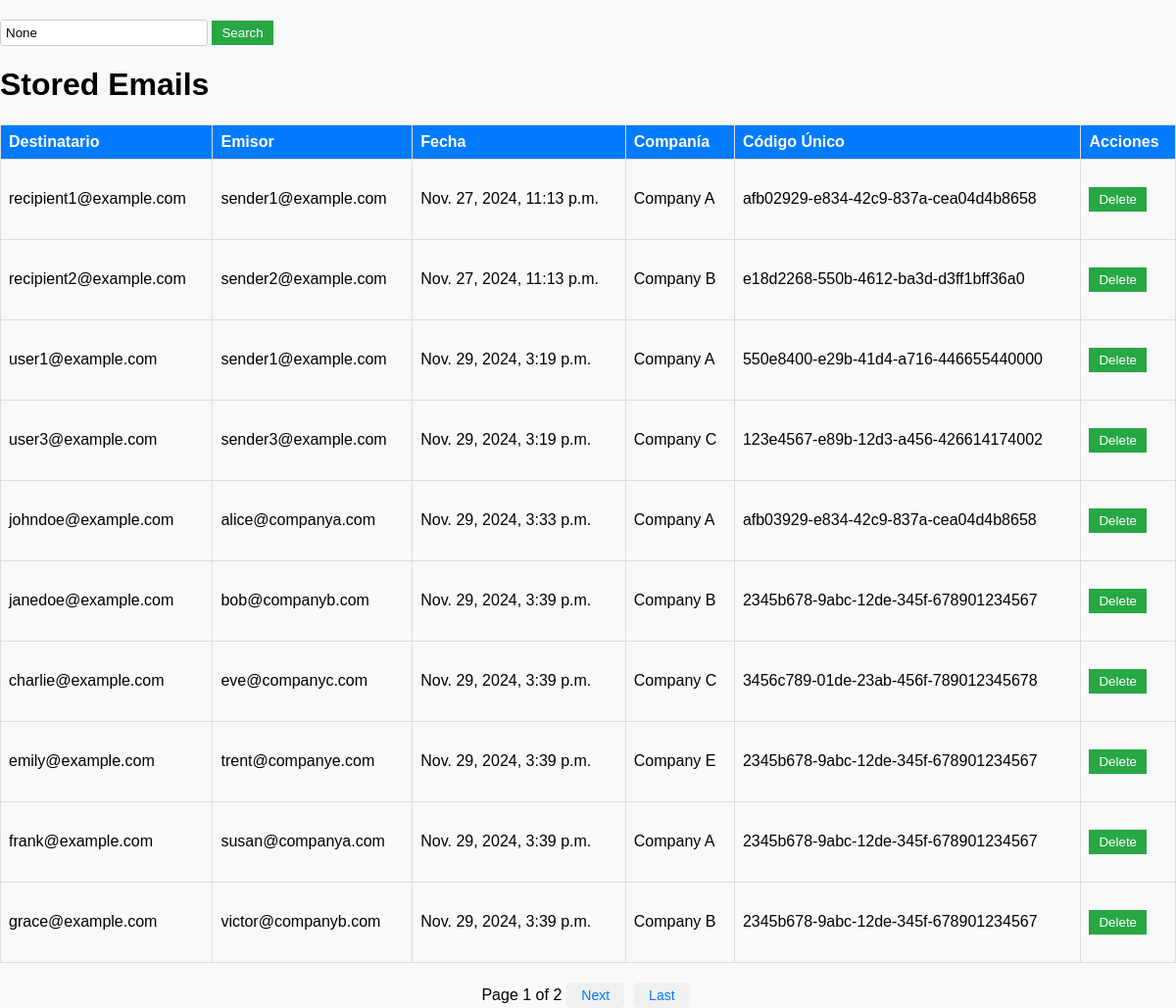
The page / on the database its author committed.
### email_app/models.py (models this page shows, shortened)
class Email(models.Model):
    recipient = models.EmailField(max_length=254)
    sender = models.EmailField(max_length=254)
    date = models.DateTimeField(auto_now_add=True)
    company_of_sender = models.CharField(max_length=100)
    unique_email_code = models.UUIDField(default=uuid4, editable=False, max_length=64)
    content = models.TextField(blank=True, null=True, max_length=1000)

### email_app/views.py (the view)
# urls.py: path('', views.email_list, name='email_list'),
def email_list(request):
    query = request.GET.get('q')
    emails = Email.objects.all()
    if query:
        emails = emails.filter(content__icontains=query)
    paginator = Paginator(emails, 10)
    page_number = request.GET.get('page')
    page_obj = paginator.get_page(page_number)
    return render(request, 'email_list.html', {
        'emails': page_obj.object_list,
        'page_obj': page_obj,
        'query': query
    })

### email_app/templates/email_list.html (shortened to what this page needs)
<!DOCTYPE html>
<html lang="en">
<head>
    {% load static %}
    <link rel="stylesheet" href="{% static 'css/email_list.css' %}">
</head>
<body>
    <form method="get" action="{% url 'email_list' %}">
        <input type="text" name="q" placeholder="Search content..." value="{{ query }}">
        <button type="submit">Search</button>
    </form>
    <h1>Stored Emails</h1>
    <table>
        <thead>
            <tr>
                <th>Destinatario</th>
                <th>Emisor</th>
                <th>Fecha</th>
                <th>Companía</th>
                <th>Código Único</th>
                <th>Acciones</th>
            </tr>
        </thead>
        <tbody>
            {% for email in emails %}
            <tr>
                <td>{{ email.recipient }}</td>
                <td>{{ email.sender }}</td>
                <td>{{ email.date }}</td>
                <td>{{ email.company_of_sender }}</td>
                <td>{{ email.unique_email_code }}</td>
                <td>
                    <form method="post" action="{% url 'delete_email' email.id %}">
                        <button type="submit" onclick="return confirm('Are you sure you want to delete this email?')">Delete</button>
                    </form>
                </td>
            </tr>
            {% empty %}
            <tr>
                <td colspan="5">No emails found.</td>
            </tr>
            {% endfor %}
        </tbody>
    </table>
    <div class="pagination">
        <span>Page {{ page_obj.number }} of {{ page_obj.paginator.num_pages }}</span>
        {% if page_obj.has_next %}
            <a href="?page={{ page_obj.next_page_number }}{% if query %}&q={{ query }}{% endif %}">Next</a>
            <a href="?page={{ page_obj.paginator.num_pages }}{% if query %}&q={{ query }}{% endif %}">Last</a>
        {% endif %}
    </div>
</body>
</html>

### email_app/static/css/email_list.css (style rules this page uses)
body { font-family: Arial, sans-serif; margin: 0; padding: 0; background-color: #f8f9fa; }
table { width: 100%; border-collapse: collapse; margin: 20px 0; }
table th, table td { border: 1px solid #ddd; padding: 8px; }
table th { background-color: #007bff; color: white; text-align: left; }
button { background-color: #dc3545; color: white; border: none; padding: 5px 10px; cursor: pointer; }
a { text-decoration: none; color: #007bff; }
form { margin: 20px 0; }
input[type="text"] { padding: 5px; width: 200px; border: 1px solid #ccc; border-radius: 3px; }
button[type="submit"] { background-color: #28a745; color: white; border: none; padding: 5px 10px; cursor: pointer; }
.pagination { display: flex; justify-content: center; align-items: center; margin-top: 20px; }
.pagination a { padding: 5px 15px; margin: 0 5px; background-color: #f0f0f0; color: #007bff; text-decoration: none; border-radius: 5px; font-size: 14px; }

### rows shown on the page
Email: recipient "recipient1@example.com", sender "sender1@example.com", date "Nov. 27, 2024, 11:13 p.m.", company_of_sender "Company A", unique_email_code "afb02929-e834-42c9-837a-cea04d4b8658"
Email: recipient "recipient2@example.com", sender "sender2@example.com", date "Nov. 27, 2024, 11:13 p.m.", company_of_sender "Company B", unique_email_code "e18d2268-550b-4612-ba3d-d3ff1bff36a0"
Email: recipient "user1@example.com", sender "sender1@example.com", date "Nov. 29, 2024, 3:19 p.m.", company_of_sender "Company A", unique_email_code "550e8400-e29b-41d4-a716-446655440000"
Email: recipient "user3@example.com", sender "sender3@example.com", date "Nov. 29, 2024, 3:19 p.m.", company_of_sender "Company C", unique_email_code "123e4567-e89b-12d3-a456-426614174002"
Email: recipient "johndoe@example.com", sender "alice@companya.com", date "Nov. 29, 2024, 3:33 p.m.", company_of_sender "Company A", unique_email_code "afb03929-e834-42c9-837a-cea04d4b8658"
Email: recipient "janedoe@example.com", sender "bob@companyb.com", date "Nov. 29, 2024, 3:39 p.m.", company_of_sender "Company B", unique_email_code "2345b678-9abc-12de-345f-678901234567"
Email: recipient "charlie@example.com", sender "eve@companyc.com", date "Nov. 29, 2024, 3:39 p.m.", company_of_sender "Company C", unique_email_code "3456c789-01de-23ab-456f-789012345678"
Email: recipient "emily@example.com", sender "trent@companye.com", date "Nov. 29, 2024, 3:39 p.m.", company_of_sender "Company E", unique_email_code "2345b678-9abc-12de-345f-678901234567"
Email: recipient "frank@example.com", sender "susan@companya.com", date "Nov. 29, 2024, 3:39 p.m.", company_of_sender "Company A", unique_email_code "2345b678-9abc-12de-345f-678901234567"
Email: recipient "grace@example.com", sender "victor@companyb.com", date "Nov. 29, 2024, 3:39 p.m.", company_of_sender "Company B", unique_email_code "2345b678-9abc-12de-345f-678901234567"

### other values the page prints
{{ page_obj.number }} "1"
{{ page_obj.paginator.num_pages }} "2"
